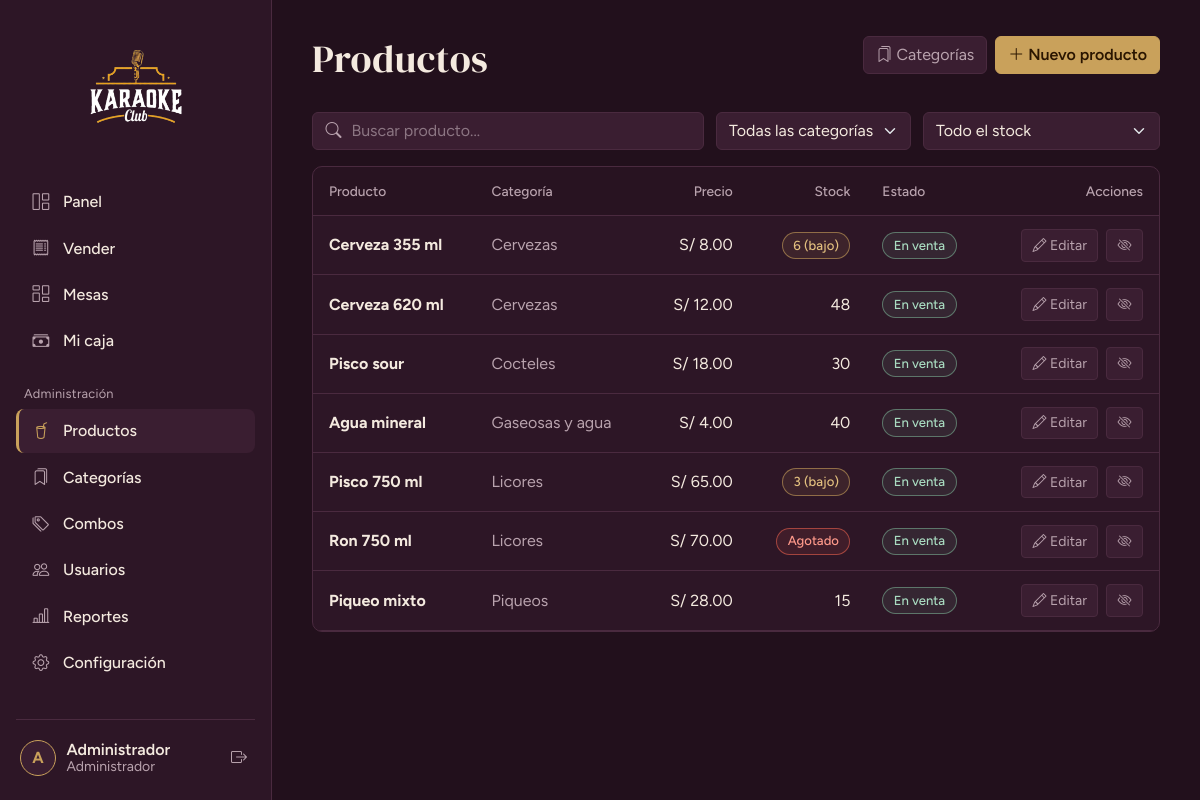
Page /productos (signed in) on the committed database.
### tables this page shows
CREATE TABLE IF NOT EXISTS usuarios (
  id          INT UNSIGNED PRIMARY KEY AUTO_INCREMENT,
  rol_id      TINYINT UNSIGNED NOT NULL,
  nombre      VARCHAR(100) NOT NULL,
  usuario     VARCHAR(50)  NOT NULL UNIQUE,
  password    VARCHAR(255) NOT NULL,
  telefono    VARCHAR(20)  NULL,
  estado      TINYINT(1) NOT NULL DEFAULT 1,
  ultimo_login DATETIME NULL,
  created_at  TIMESTAMP NOT NULL DEFAULT CURRENT_TIMESTAMP,
  CONSTRAINT fk_usuarios_rol FOREIGN KEY (rol_id) REFERENCES roles(id)
);

CREATE TABLE IF NOT EXISTS productos (
  id            INT UNSIGNED PRIMARY KEY AUTO_INCREMENT,
  categoria_id  INT UNSIGNED NOT NULL,
  nombre        VARCHAR(120) NOT NULL,
  precio        DECIMAL(10,2) NOT NULL,
  stock         INT NOT NULL DEFAULT 0,
  stock_minimo  INT NOT NULL DEFAULT 5,
  imagen        VARCHAR(255) NULL,
  estado        TINYINT(1) NOT NULL DEFAULT 1,
  created_at    TIMESTAMP NOT NULL DEFAULT CURRENT_TIMESTAMP,
  CONSTRAINT fk_productos_categoria FOREIGN KEY (categoria_id) REFERENCES categorias(id),
  INDEX idx_productos_nombre (nombre)
);

CREATE TABLE IF NOT EXISTS categorias (
  id      INT UNSIGNED PRIMARY KEY AUTO_INCREMENT,
  nombre  VARCHAR(80) NOT NULL UNIQUE,
  estado  TINYINT(1) NOT NULL DEFAULT 1
);

### app/core/Controller.php (called while the page is built, shortened)
<?php
abstract class Controller
{
    protected function view(string $view, array $data = [], string $layout = 'main'): void
    {
        extract($data, EXTR_SKIP);
        require APP_PATH . "/views/$view.php";
        $content = ob_get_clean();
        require APP_PATH . "/views/layouts/$layout.php";
    }
    protected function requireAuth(array $roles = []): void
    {
        Auth::refresh();
    }
}

### app/controllers/ProductosController.php (called while the page is built, shortened)
<?php
class ProductosController extends Controller
{
    public function __construct()
    {
        $this->requireAuth(['admin']);
    }
    public function index(): void
    {
        $this->view('productos/index', [
            'title'      => 'Productos',
            'productos'  => Producto::todos(),
            'categorias' => Categoria::activas(),
        ]);
    }
}

### app/core/Router.php (called while the page is built, shortened)
<?php
class Router
{
    public function dispatch(): void
    {
        try {
            $url   = trim((string) ($_GET['url'] ?? ''), '/');
            $parts = $url === '' ? [] : explode('/', $url);
            $c = strtolower($parts[0]);
            $m = $parts[1] ?? ($c === 'auth' ? 'login' : 'index');
            $params = array_slice($parts, 2);
            $obj = new $class();
            $ref = new ReflectionMethod($obj, $m);
            $ref->invokeArgs($obj, $params);
        } catch (AppException $e) {
            (new ErrorController())->show500($e->getMessage());
        } catch (Throwable $e) {
            error_log((string) $e);
            (new ErrorController())->show500(APP_ENV === 'development' ? $e->getMessage() : null);
        }
    }
}

### public/index.php (called while the page is built, shortened)
<?php
require APP_PATH . '/config/config.php';
spl_autoload_register(function (string $class): void {
    foreach (['core', 'controllers', 'models'] as $dir) {
        $file = APP_PATH . "/$dir/$class.php";
        if (is_file($file)) { require $file; return; }
    }
});
require APP_PATH . '/core/helpers.php';
(new Router())->dispatch();

### app/core/helpers.php (called while the page is built, shortened)
<?php
function e(mixed $v): string { return htmlspecialchars((string) $v, ENT_QUOTES | ENT_SUBSTITUTE, 'UTF-8'); }
function url(string $path = ''): string { return BASE_URL . '/' . ltrim($path, '/'); }
function asset(string $path): string
{
    $file = ROOT_PATH . '/public/' . ltrim($path, '/');
    return url($path) . '?v=' . (is_file($file) ? filemtime($file) : 1);
}
function money(float|int|string|null $n): string { return 'S/ ' . number_format((float) $n, 2); }

### app/core/Database.php (called while the page is built, shortened)
<?php
class Database
{
    private static ?PDO $pdo = null;
    public static function pdo(): PDO
    {
        if (self::$pdo === null) {
            try {
                $dsn = 'mysql:host=' . DB_HOST . ';dbname=' . DB_NAME . ';charset=utf8mb4';
                self::$pdo = new PDO($dsn, DB_USER, DB_PASS, [
                    PDO::ATTR_ERRMODE            => PDO::ERRMODE_EXCEPTION,
                    PDO::ATTR_DEFAULT_FETCH_MODE => PDO::FETCH_ASSOC,
                    PDO::ATTR_EMULATE_PREPARES   => false,
                ]);
                self::$pdo->exec("SET time_zone = '-05:00'");
            } catch (PDOException $e) {
                error_log('DB connect: ' . $e->getMessage());
                throw new AppException('No se pudo conectar a la base de datos. Revisa que MySQL esté encendido en XAMPP y que hayas importado database/karaoke_club.sql.');
            }
        }
        return self::$pdo;
    }
    public static function all(string $sql, array $params = []): array
    {
        $st = self::pdo()->prepare($sql);
        $st->execute($params);
        return $st->fetchAll();
    }
    public static function one(string $sql, array $params = []): ?array
    {
        $st = self::pdo()->prepare($sql);
        $st->execute($params);
        $row = $st->fetch();
        return $row === false ? null : $row;
    }
}

### app/models/Producto.php (called while the page is built, shortened)
<?php
class Producto
{
    public static function todos(): array
    {
        return Database::all(
            'SELECT p.*, c.nombre AS categoria
               FROM productos p JOIN categorias c ON c.id = p.categoria_id
              ORDER BY p.estado DESC, c.nombre, p.nombre'
        );
    }
}

### app/models/Config.php (called while the page is built, shortened)
<?php
class Config
{
    private static ?array $cache = null;
    public static function get(string $clave, string $default = ''): string
    {
        if (self::$cache === null) {
            try {
                self::$cache = array_column(Database::all('SELECT clave, valor FROM configuracion'), 'valor', 'clave');
            } catch (Throwable $e) {
                self::$cache = [];
            }
        }
        return self::$cache[$clave] ?? $default;
    }
}

### app/config/menu.php (called while the page is built)
<?php
return [
  ['grupo' => '', 'items' => [
    ['label' => 'Panel',            'icon' => 'bi-grid-1x2',      'route' => 'dashboard', 'roles' => ['admin','cajero']],
    ['label' => 'Vender',           'icon' => 'bi-receipt',       'route' => 'ventas',    'roles' => ['admin','cajero']],
    ['label' => 'Mesas',            'icon' => 'bi-columns-gap',   'route' => 'mesas',     'roles' => ['admin','cajero']],
    ['label' => 'Mi caja',          'icon' => 'bi-cash-stack',    'route' => 'caja',      'roles' => ['admin','cajero']],
  ]],
  ['grupo' => 'Administración', 'items' => [
    ['label' => 'Productos',        'icon' => 'bi-cup-straw',     'route' => 'productos', 'roles' => ['admin']],
    ['label' => 'Categorías',       'icon' => 'bi-bookmarks',     'route' => 'categorias','roles' => ['admin']],
    ['label' => 'Combos',           'icon' => 'bi-tags',          'route' => 'combos',    'roles' => ['admin']],
    ['label' => 'Usuarios',         'icon' => 'bi-people',        'route' => 'usuarios',  'roles' => ['admin']],
    ['label' => 'Reportes',         'icon' => 'bi-bar-chart-line','route' => 'reportes',  'roles' => ['admin']],
    ['label' => 'Configuración',    'icon' => 'bi-gear',          'route' => 'configuracion', 'roles' => ['admin']],
  ]],
];

### app/core/Auth.php (called while the page is built, shortened)
<?php
class Auth
{
    public static function user(): ?array { return $_SESSION['user'] ?? null; }
    public static function id(): int { return (int) ($_SESSION['user']['id'] ?? 0); }
    public static function role(): string { return (string) ($_SESSION['user']['rol'] ?? ''); }
    public static function is(string ...$roles): bool { return in_array(self::role(), $roles, true); }
    public static function refresh(): void
    {
        $u = Usuario::buscarPorId(self::id());
    }
}

### app/models/Usuario.php (called while the page is built, shortened)
<?php
class Usuario
{
    public static function buscarPorId(int $id): ?array
    {
        return Database::one(
            'SELECT u.*, r.nombre AS rol FROM usuarios u JOIN roles r ON r.id = u.rol_id WHERE u.id = ? LIMIT 1',
            [$id]
        );
    }
}

### app/views/productos/index.php (the view, shortened to what this page needs)
<header class="page-head page-head--actions">
  <div>
    <h1>Productos</h1>
  </div>
  <div class="d-flex gap-2 flex-wrap">
    <a class="btn btn-outline-field" href="<?= url('categorias') ?>"><i class="bi bi-bookmarks"></i> Categorías</a>
    <a class="btn btn-brass" href="<?= url('productos/crear') ?>"><i class="bi bi-plus-lg"></i> Nuevo producto</a>
  </div>
</header>
<div class="toolbar">
  <div class="search-field">
    <input type="search" class="form-control" placeholder="Buscar producto..." data-filter-text="tablaProductos" aria-label="Buscar producto">
  </div>
  <select class="form-select" data-filter-attr="tablaProductos" data-attr="cat" aria-label="Filtrar por categoría">
    <option value="">Todas las categorías</option>
  </select>
  <select class="form-select" data-filter-attr="tablaProductos" data-attr="stock" aria-label="Filtrar por stock">
    <option value="">Todo el stock</option>
  </select>
</div>
<section class="panel panel--flush">
  <div class="table-responsive">
    <table class="table table-app align-middle mb-0" id="tablaProductos">
      <thead><tr><th>Producto</th><th>Categoría</th><th class="text-end">Precio</th><th class="text-end">Stock</th><th>Estado</th><th class="text-end">Acciones</th></tr></thead>
      <tbody>
      <?php foreach ($productos as $p):
          $agotado = (int) $p['stock'] <= 0;
          $bajo    = !$agotado && (int) $p['stock'] <= (int) $p['stock_minimo']; ?>
        <tr class="<?= (int) $p['estado'] ? '' : 'is-off' ?>"
            data-search="<?= e(mb_strtolower($p['nombre'] . ' ' . $p['categoria'])) ?>"
            data-cat="<?= (int) $p['categoria_id'] ?>" data-stock="<?= ($agotado || $bajo) ? 'bajo' : 'ok' ?>">
          <td><strong><?= e($p['nombre']) ?></strong></td>
          <td class="text-secondary"><?= e($p['categoria']) ?></td>
          <td class="text-end"><?= e(money($p['precio'])) ?></td>
          <td class="text-end">
            <?php if ($agotado): ?><span class="badge-soft badge-soft--danger">Agotado</span>
            <?php elseif ($bajo): ?><span class="badge-soft badge-soft--brass"><?= (int) $p['stock'] ?> (bajo)</span>
            <?php else: ?><?= (int) $p['stock'] ?><?php endif; ?>
          </td>
          <td><span class="badge-soft badge-soft--<?= (int) $p['estado'] ? 'ok' : 'off' ?>"><?= (int) $p['estado'] ? 'En venta' : 'Desactivado' ?></span></td>
          <td class="text-end actions">
            <a class="btn btn-sm btn-outline-field" href="<?= url('productos/editar/' . (int) $p['id']) ?>"><i class="bi bi-pencil"></i> Editar</a>
            <form method="post" action="<?= url('productos/estado/' . (int) $p['id']) ?>" class="d-inline"
                  data-confirm="<?= (int) $p['estado'] ? '¿Quitar ' . e($p['nombre']) . ' de la venta?' : '¿Volver a vender ' . e($p['nombre']) . '?' ?>"
                  data-confirm-button="Sí, continuar">
              <button class="btn btn-sm btn-outline-field" type="submit" title="<?= (int) $p['estado'] ? 'Desactivar' : 'Activar' ?>"><i class="bi bi-<?= (int) $p['estado'] ? 'eye-slash' : 'eye' ?>"></i></button>
            </form>
          </td>
        </tr>
      <?php endforeach; ?>
      </tbody>
    </table>
  </div>
</section>

### app/views/layouts/main.php (shortened to what this page needs)
<?php
$menu  = require APP_PATH . '/config/menu.php';
$user  = Auth::user();
$local = Config::get('nombre_local', 'Karaoke Club');
$inicial = mb_strtoupper(mb_substr($user['nombre'] ?? '?', 0, 1));
?>
<!doctype html>
<html lang="es" data-bs-theme="dark">
<head>
  <?php include APP_PATH . '/views/layouts/_head.php'; ?>
</head>
<body>
<div class="shell">
  <aside class="sidebar offcanvas-lg offcanvas-start" tabindex="-1" id="sidebar" aria-label="Menú principal">
    <div class="sidebar__brand">
      <img class="brand-logo brand-logo--sidebar" src="<?= asset('assets/logo.png') ?>" alt="<?= e($local) ?>">
    </div>
    <nav class="sidebar__nav">
      <?php foreach ($menu as $grupo):
          $items = array_filter($grupo['items'], fn($i) => in_array(Auth::role(), $i['roles'], true));
          if (!$items) continue; ?>
        <?php if ($grupo['grupo'] !== ''): ?><p class="nav-group"><?= e($grupo['grupo']) ?></p><?php endif; ?>
        <?php foreach ($items as $i):
            $activo = Router::$controller === $i['route']; ?>
          <a class="nav-item-link<?= $activo ? ' is-active' : '' ?>" href="<?= url($i['route']) ?>"<?= $activo ? ' aria-current="page"' : '' ?>>
            <i class="bi <?= e($i['icon']) ?>"></i><span><?= e($i['label']) ?></span>
          </a>
        <?php endforeach; ?>
      <?php endforeach; ?>
    </nav>
    <div class="sidebar__user">
      <a class="user-chip" href="<?= url('perfil') ?>" title="Mi perfil">
        <span class="avatar"><?= e($inicial) ?></span>
        <span class="user-chip__text">
          <strong><?= e($user['nombre']) ?></strong>
          <small><?= Auth::is('admin') ? 'Administrador' : 'Cajero' ?></small>
        </span>
      </a>
      <form method="post" action="<?= url('auth/logout') ?>" data-confirm="¿Cerrar sesión?" data-confirm-button="Sí, salir">
        <button class="btn btn-icon" type="submit" title="Cerrar sesión" aria-label="Cerrar sesión"><i class="bi bi-box-arrow-right"></i></button>
      </form>
    </div>
  </aside>
  <main class="content">
    <?= $content ?>
  </main>
</div>
</body>
</html>

### rows in the picture
usuarios: nombre "A", nombre "Administrador"
productos: nombre "Cerveza 355 ml", categoria.nombre "Cervezas", precio "S/ 8.00", stock "6", estado "En venta"
productos: nombre "Cerveza 620 ml", categoria.nombre "Cervezas", precio "S/ 12.00", stock "48", estado "En venta"
productos: nombre "Pisco sour", categoria.nombre "Cocteles", precio "S/ 18.00", stock "30", estado "En venta"
productos: nombre "Agua mineral", categoria.nombre "Gaseosas y agua", precio "S/ 4.00", stock "40", estado "En venta"
productos: nombre "Pisco 750 ml", categoria.nombre "Licores", precio "S/ 65.00", stock "3", estado "En venta"
productos: nombre "Ron 750 ml", categoria.nombre "Licores", precio "S/ 70.00", stock "Agotado", estado "En venta"
productos: nombre "Piqueo mixto", categoria.nombre "Piqueos", precio "S/ 28.00", stock "15", estado "En venta"

### other values in the picture
$i['label'] "Panel"
$i['label'] "Vender"
$i['label'] "Mesas"
$i['label'] "Mi caja"
$grupo['grupo'] "Administración"
$i['label'] "Productos"
$i['label'] "Categorías"
$i['label'] "Combos"
$i['label'] "Usuarios"
$i['label'] "Reportes"
$i['label'] "Configuración"
